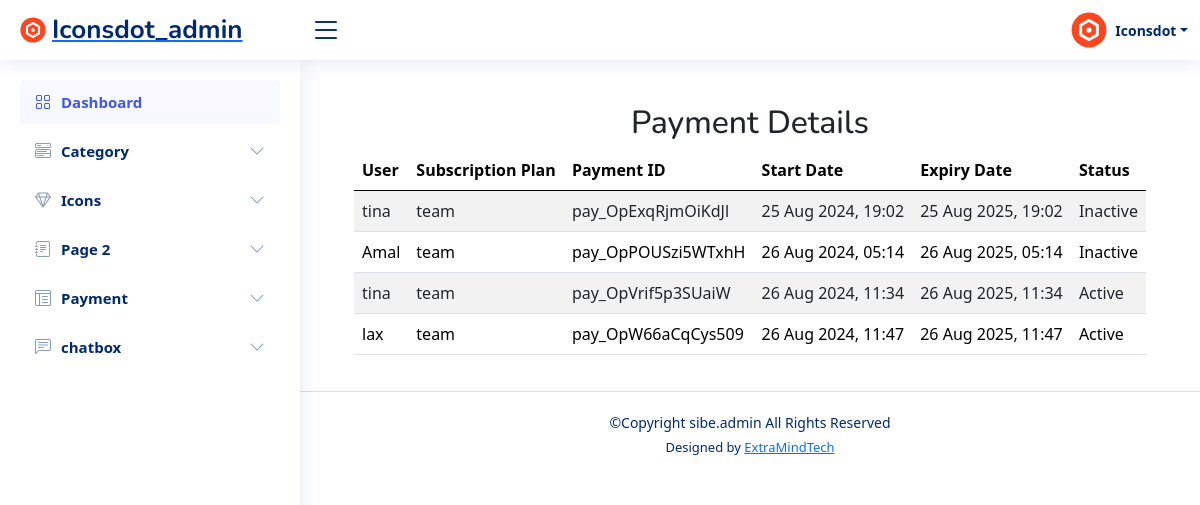
/payments/ (signed in), run on the app's committed database.
### icons_app/models.py (models this page shows, shortened)
class Subscription(models.Model):
    user = models.ForeignKey(Register, on_delete=models.CASCADE, related_name='subscriptions')
    plan = models.ForeignKey('SubscriptionPlan', on_delete=models.CASCADE)
    payment_id = models.CharField(max_length=100, null=True, blank=True)
    start_date = models.DateTimeField(default=timezone.now)
    expiry_date = models.DateTimeField(default=timezone.now() + timedelta(days=365))
    is_active = models.BooleanField(default=True)

class Register(models.Model):
    username = models.CharField(max_length=50)
    email = models.EmailField(unique=True)
    password = models.CharField(max_length=128)
    reset_token = models.UUIDField(null=True, blank=True, unique=True)
    reset_token_expires = models.DateTimeField(null=True, blank=True)

class SubscriptionPlan(models.Model):
    PLAN_CHOICES = [
        ('personal', 'Personal'),
        ('team', 'Team'),
    ]
    name = models.CharField(max_length=20, choices=PLAN_CHOICES)
    price = models.DecimalField(max_digits=10, decimal_places=2)

### admin_app/views.py (the view)
    def _wrapped_view_func(request, *args, **kwargs):
        if 'admin_id' not in request.session:
            return redirect('admin_app:admin_login')
        return view_func(request, *args, **kwargs)

### admin_app/views.py (called while the page is built)
def admin_required(view_func):
    def _wrapped_view_func(request, *args, **kwargs):
        if 'admin_id' not in request.session:
            return redirect('admin_app:admin_login')
        return view_func(request, *args, **kwargs)
    return _wrapped_view_func

@admin_required
def list_payments(request):
    payments = Subscription.objects.all()
    return render(request, 'payment_list_admin.html', {'payments': payments})

### admin_app/templates/payment_list_admin.html
{% extends 'admin_index.html' %}
{% load static %}
{% block main %}
<main id="main" class="main">
    <div class="container mt-4">
        <h2 class="text-center">Payment Details</h2>
        <table class="table table-striped">
            <thead>
                <tr>
                    <th>User</th>
                    <th>Subscription Plan</th>
                    <th>Payment ID</th>
                    <th>Start Date</th>
                    <th>Expiry Date</th>
                    <th>Status</th>
                </tr>
            </thead>
            <tbody>
                {% for payment in payments %}
                <tr>
                    <td>{{ payment.user.username }}</td>
                    <td>{{ payment.plan.name }}</td>
                    <td>{{ payment.payment_id }}</td>
                    <td>{{ payment.start_date|date:"d M Y, H:i" }}</td>
                    <td>{{ payment.expiry_date|date:"d M Y, H:i" }}</td>
                    <td>{{ payment.is_active|yesno:"Active,Inactive" }}</td>
                </tr>
                {% endfor %}
            </tbody>
        </table>
    </div>
</main>
{% endblock %}

### admin_app/static/css/admin_style.css (style rules this page uses)
:root { scroll-behavior: smooth; }
body { font-family: "Open Sans", sans-serif; background: #f6f9ff; color: #444444; }
h1, h2, h3, h4, h5, h6 { font-family: "Nunito", sans-serif; }
#main { margin-top: 60px; padding: 20px 30px; transition: all 0.3s; }
@media (min-width: 1200px) { #main, #footer { margin-left: 300px; } }

### data on the page
Subscription: user.username "tina", plan.name "team", payment_id "pay_OpExqRjmOiKdJl", start_date "25 Aug 2024, 19:02", expiry_date "25 Aug 2025, 19:02", is_active "Inactive"
Subscription: user.username "Amal", plan.name "team", payment_id "pay_OpPOUSzi5WTxhH", start_date "26 Aug 2024, 05:14", expiry_date "26 Aug 2025, 05:14", is_active "Inactive"
Subscription: user.username "tina", plan.name "team", payment_id "pay_OpVrif5p3SUaiW", start_date "26 Aug 2024, 11:34", expiry_date "26 Aug 2025, 11:34", is_active "Active"
Subscription: user.username "lax", plan.name "team", payment_id "pay_OpW66aCqCys509", start_date "26 Aug 2024, 11:47", expiry_date "26 Aug 2025, 11:47", is_active "Active"
